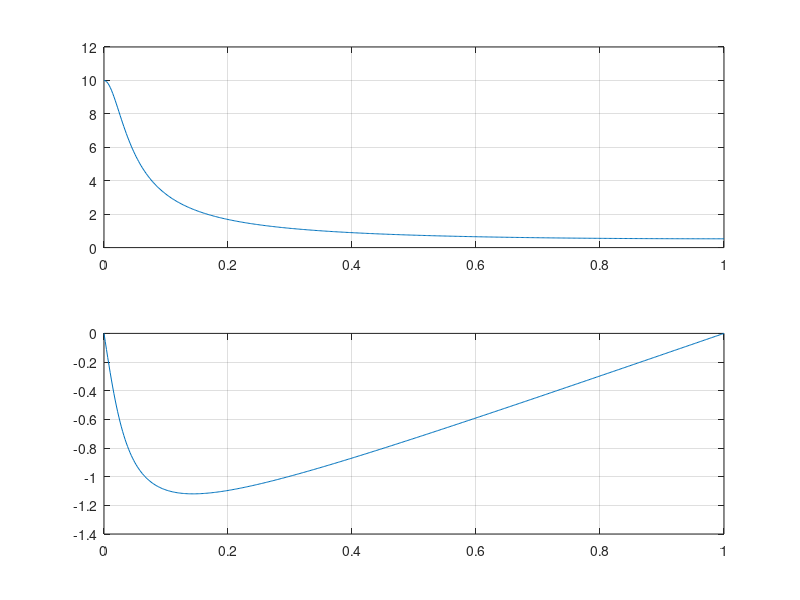

This figure's MATLAB source:
w = [0:1:500] * pi/500;
H = exp(1j*w) ./ (exp(1j*w) - 0.9*ones(1,501));
magH = abs(H);
angH = angle(H);
subplot(2, 1, 1); plot(w/pi, magH); grid;
subplot(2, 1, 2); plot(w/pi, angH); grid